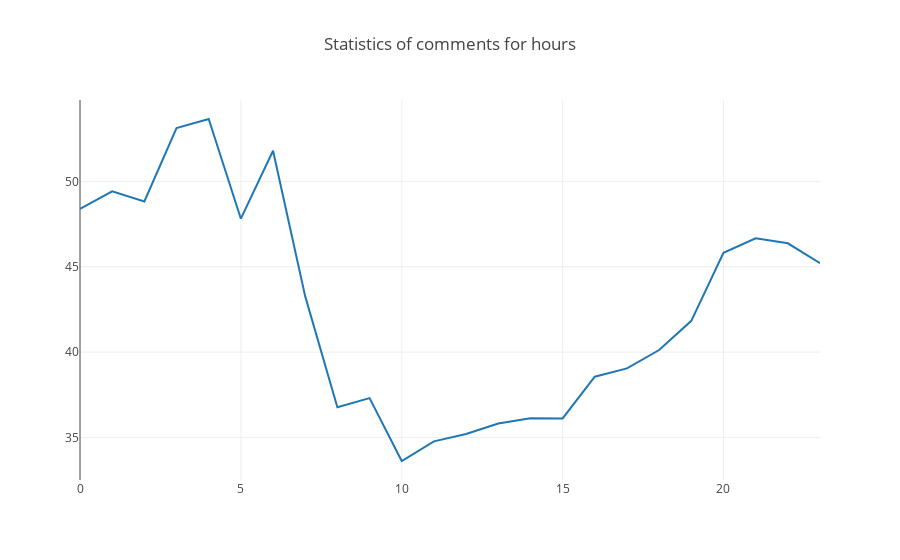

Notebook code for this chart:
### Code cell
hours_df = df.groupby('hour')[['comments']].mean()
hours_df.columns = ['hour']

trace0 = go.Scatter(
    x=hours_df.index,
    y=hours_df.hour,
    name='hour'
)


data = [trace0]
layout = {'title': 'Statistics of comments for hours'}

fig = go.Figure(data=data, layout=layout)

iplot(fig, show_link=False)

### Figure 1 — Plotly figure (JSON) as saved in the notebook; plotly's stock layout.template omitted (floating-point values rounded to 4 significant figures)
{"data": [{"name": "hour", "type": "scatter", "x": [0, 1, 2, 3, 4, 5, 6, 7, 8, 9, 10, 11, 12, 13, 14, 15, 16, 17, 18, 19, 20, 21, 22, 23], "y": [48.39, 49.42, 48.83, 53.12, 53.66, 47.82, 51.8, 43.26, 36.77, 37.3, 33.62, 34.77, 35.2, 35.81, 36.13, 36.11, 38.56, 39.05, 40.12, 41.83, 45.82, 46.67, 46.37, 45.21]}], "layout": {"title": "Statistics of comments for hours"}}
